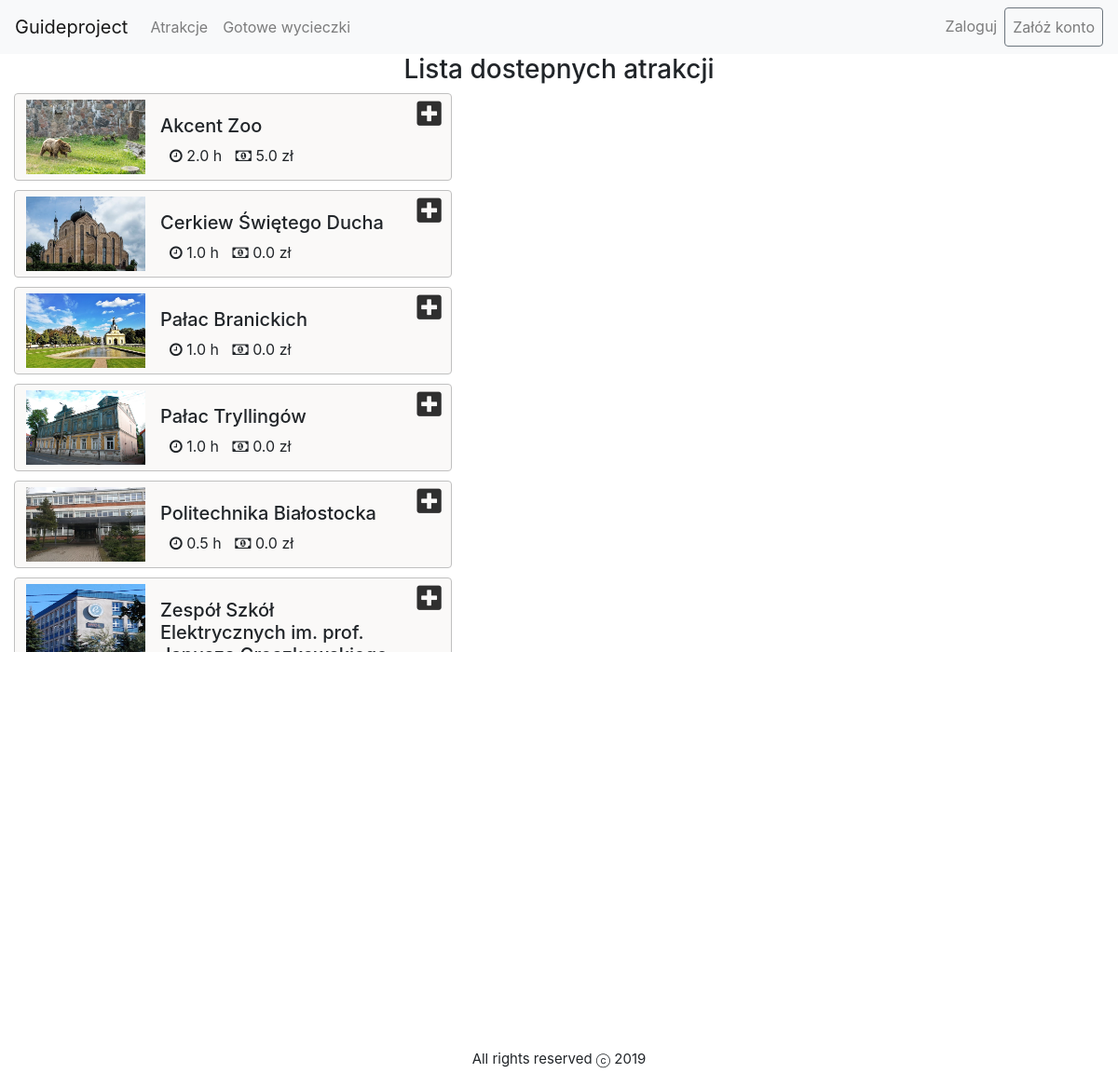
The page /guide/attractions on the database its author committed.
### guide/models.py (models this page shows, shortened)
class Attraction(models.Model):
    name = models.CharField(_("Name"),
                            max_length=200, help_text="Enter attraction's name.")
    description = models.TextField(max_length=500)
    categories = models.ManyToManyField(
        "Category")
    localization = models.ForeignKey(
        "Localization", verbose_name=_("Address"), on_delete=models.CASCADE, null=True, blank=True)
    timeNeededToSightsee = models.FloatField(
        _("Time neede to sightsee (in hours)"))
    ticketCost = models.FloatField(
        _("Ticket's cost"), default=0)
    def display_catogory(self):
        """Create a string for the Category. This is required to display category in Admin."""
        return ', '.join(category.name for category in self.categories.all())
    display_catogory.short_description = 'Category'
    class Meta:
        ordering = ['name']

### guide/views.py (the view)
# urls.py: path('attractions', views.AttractionListView.as_view(), name='attractions'),
class AttractionListView(ListView):
    model = Attraction
    def get_context_data(self, **kwargs):
        context = super().get_context_data(**kwargs)
        if self.request.user.is_authenticated:
            user = Client.objects.get(pk=self.request.user.pk)
            attractionNamesInCreator = ShoppingCart.objects.get(
                owner=user).attractions.values_list('name', flat=True).all()
            context["attractionNamesInCreator"] = attractionNamesInCreator
        context["attractionLocalizations"] = extractInfo(self.object_list)
        return context

### guide/views.py (called while the page is built, shortened)
def extractInfo(attractionList):
    formattedInfo = []
    try:
        for attraction in attractionList:
            formattedInfo.append({'name': attraction.name,
                                  'lat-lng': {'lat': attraction.localization.lattitude, 'lng': attraction.localization.longitude}})
        return formattedInfo
    except:
        pass

### guide/templates/guide/attraction_list.html (shortened to what this page needs)
{% extends "base.html" %}
{% block content %}
<section class="head">
    <div class="container">
        <h3 class="text-center"><span>Lista dostepnych atrakcji</span></h2>
    </div>
</section>
<section class="container-fluid">
    <div class="row">
        <div class="col-5">
            {% if attraction_list %}
                {% load static %}
                <div class="listing-block">
                    {% for attraction in attraction_list %}
                    <button href="{% url 'attraction-detail' attraction.pk %}" class="atr-list media-object btn btn-light">
                        <div class="media">
                            <img class="mr-3" style="width: 128px; height: 80px"src="{% static "images/" %}{{attraction.name}}.jpeg" alt="Generic placeholder image">
                            <div class="media-body">
                                <div class="con" style="float:left; width:85%"><h5 class="mt-3 text-left">{{attraction.name}}</h5>
                                    <div class="stats text-left">
                                        <span><i class="fa fa-clock-o"></i> {{attraction.timeNeededToSightsee}} h</span>
                                        <span><i class="fa fa-money"></i> {{attraction.ticketCost}} zł</span>
                                    </div>
                                </div>
                                <div class="plus-icon" style="float:left;">
                                    <a href="{% url 'add-attraction-to-shopping-cart' attraction.pk %}"><i class="fas fa-plus-square" style="font-size:30px;color:#2F2F2F;width:15%;" href="#"></i></a>
                                </div>
                            </div>
                        </div>
                    </button>
                    {% endfor %}
                </div>
            {% endif %}
        </div>
        <div class="col">
		    <div id="map"></div>
        </div>
    </div>
</section>
{% endblock content %}

### guide/static/css/styles.css (style rules this page uses)
html, body { width: 100vw; margin: 0; padding: 0; }
#map { padding: 0; margin: 0; width: 100%; height: 600px; }
i { margin-left: 10px; }

### guide/templates/guide/attraction_list.html (style rules this page uses)
.listing-block { background:#fff;height:600px;overflow-y:scroll; }
.atr-list { margin-bottom:10px;border-color:#C0C0C0;background-color: #FAF9F8 ;width:100%; }

### rows shown on the page
Attraction: name (picture), name "Akcent Zoo", timeNeededToSightsee "2.0", ticketCost "5.0"
Attraction: name (picture), name "Cerkiew Świętego Ducha", timeNeededToSightsee "1.0", ticketCost "0.0"
Attraction: name (picture), name "Pałac Branickich", timeNeededToSightsee "1.0", ticketCost "0.0"
Attraction: name (picture), name "Pałac Tryllingów", timeNeededToSightsee "1.0", ticketCost "0.0"
Attraction: name (picture), name "Politechnika Białostocka", timeNeededToSightsee "0.5", ticketCost "0.0"
Attraction: name (picture), name "Zespół Szkół Elektrycznych im. prof.…"
